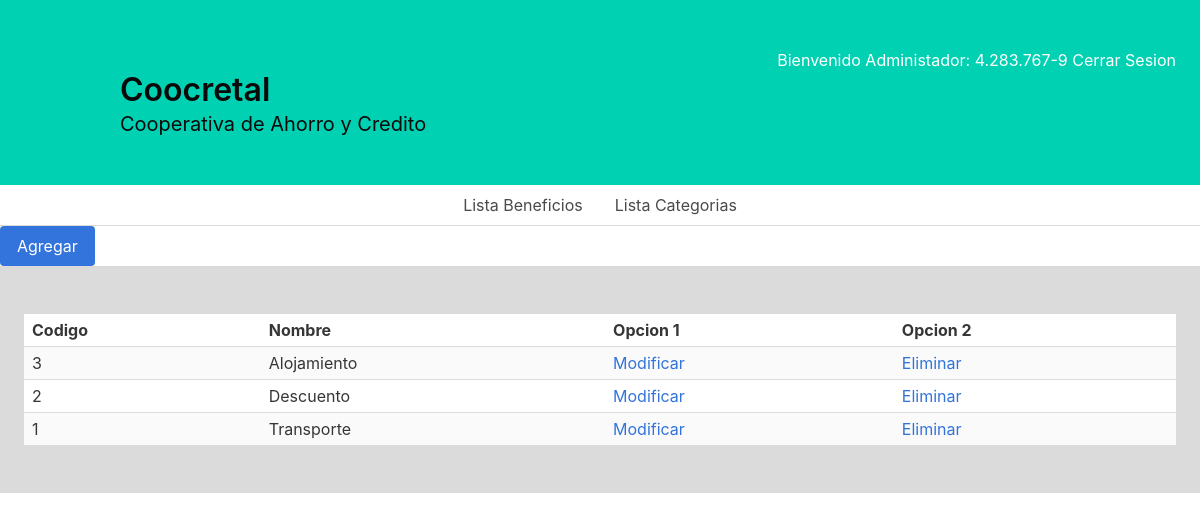
Screenshot of /ListaCategoriasAdministrador.php (signed in) with the database file from the repository.
### tables this page shows
CREATE TABLE `categoria` (
  `codigo` int(11) NOT NULL,
  `nombre` varchar(45) DEFAULT NULL
);

### BDUtils.php (called while the page is built, shortened)
<?php
class BDUtils {
    public function __construct() {
        $this->_db = new mysqli(SERVER, USER, PASS, DATABASE);
    }
}
?>

### Categoria.php (called while the page is built, shortened)
<?php require_once 'BDUtils.php'; ?>
<?php
class Categoria extends BDUtils{
    public function getAll() {
        $sql = "SELECT * FROM categoria";
        $ejecutar = $this->_db->query($sql);
        $listaCategorias = $ejecutar->fetch_all(MYSQLI_ASSOC);
        if ($listaCategorias == true) {
            return $listaCategorias;
        }
        else {
            echo "Falló la conexión a la tabla";
        }
    }
}
?>

### ListaCategoriasAdministrador.php (the view, shortened to what this page needs)
<?php require_once 'Categoria.php'; ?>
<?php
if (empty($_SESSION["usuario"]) == false && substr($_SESSION["usuario"], -1) === "1") {
?>
    <!doctype html>
    <html lang="es">
    <head>
    <link href="vendor/bulma-0.8.0/css/bulma.min.css" rel="stylesheet">
    <link href="vendor/fontawesome-free-6.5.0-web/css/all.min.css" rel="stylesheet">
    </head>
    <body>
    	<section class="hero is-primary">
    		<div class="hero-body">
                <?php
                echo "<div style='text-align: right;'>Bienvenido Administador: " . substr($_SESSION["usuario"], 0, - 1);
                echo "<a href='Logout.php'> Cerrar Sesion</a></div>";
                ?>
                <div class="container">
    				<h1 class="title has-text-black">
    					Coocretal
    				</h1>
    				<h2 class="subtitle has-text-black">
    					Cooperativa de Ahorro y Credito
    				</h2>
    			</div>
    		</div>
    	</section>
        <nav>
            <div class="tabs is-centered">
                <ul>
                    <li><a href="ListaBeneficiosAdministrador.php">Lista Beneficios</a></li>
                    <li><a href="ListaCategoriasAdministrador.php">Lista Categorias</a></li>
                </ul>
            </div>
        </nav>
    	<a href="AgregarCategoria.php"><button class="button is-link">Agregar</button></a>
    	<?php
    	$categoria = new Categoria();
    	$listaCategorias = $categoria->getAll();
	if ($listaCategorias) {
	?>
		<section class="section has-background-grey-lighter">
			<div class="table-container">
				<table class="table is-narrow is-fullwidth is-hoverable is-striped">
					<tr>
						<th>Codigo</th>
						<th>Nombre</th>
						<th>Opcion 1</th>
						<th>Opcion 2</th>
					</tr>
					<?php
					foreach ($listaCategorias as $fila) {
						echo "<tr>";
						echo "<td>";
						echo $fila["codigo"];
						echo "</td>";
						echo "<td>";
						echo $fila["nombre"];
						echo "</td>";
						echo "<td>" . "<a href='ModificarCategoria.php?codigo=" . $fila['codigo'] . "'" . ">Modificar</a>" . "</td>";
						echo "<td>" . "<a href='EliminarCategoria.php?codigo=" . $fila['codigo'] . "'" . ">Eliminar</a>" . "</td>";
						echo "</tr>";
					}
					?>
				</table>
			</div>
		</section>
	<?php
	}
}
	?>
</body>
</html>

### rows the page displays
categoria: codigo "3", nombre "Alojamiento"
categoria: codigo "2", nombre "Descuento"
categoria: codigo "1", nombre "Transporte"

### other values shown
substr($_SESSION["usuario"], 0, - 1) "4.283.767-9"
